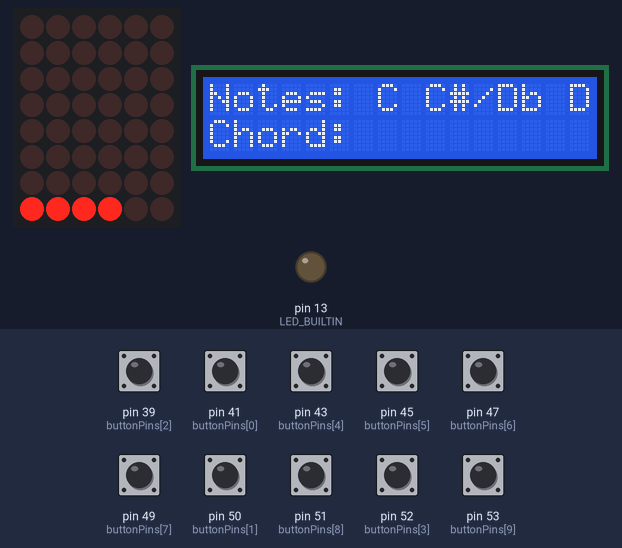
This sketch was run on a simulated Arduino Mega 2560, built with avr-gcc and run on an emulated ATmega2560. Parts: 6×8 LED matrix, 16×2 character LCD, output pins drawn as LEDs (lit = HIGH). Wiring (inferred from the names in the program): LED matrix (orientation assumed): rows pin 23, pin 25, pin 27, pin 29, pin 31, pin 33, pin 35, pin 37; columns pin 24, pin 26, pin 28, pin 30, pin 32, pin 34. Inputs (shaded band) come from the test bench; at power-on: pin 39 (buttonPins[2]), pin 41 (buttonPins[0]), pin 43 (buttonPins[4]), pin 45 (buttonPins[5]), pin 47 (buttonPins[6]), pin 49 (buttonPins[7]), pin 50 (buttonPins[1]), pin 51 (buttonPins[8]), pin 52 (buttonPins[3]), pin 53 (buttonPins[9]) HIGH. Pins used as bus, display or sensor lines are not drawn; what the sketch prints to the serial monitor is not drawn.

Above: at 1.2 s.
1.3 s: pin 41 (buttonPins[0]) pulled LOW for 0.15 s
At 1.46 s:
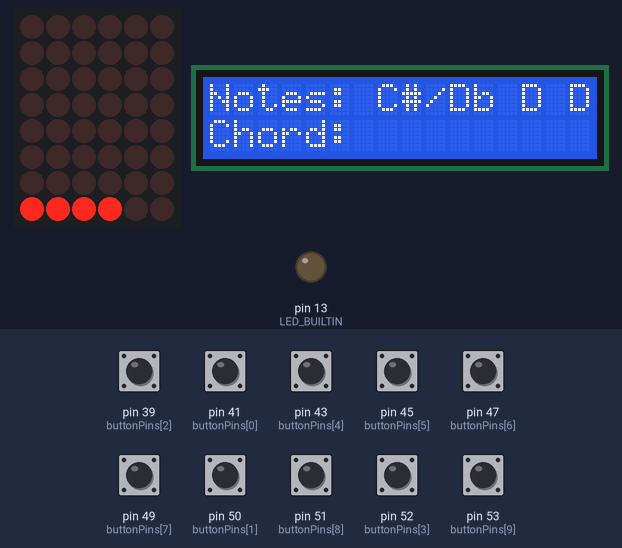
3.0 s: pin 50 (buttonPins[1]) pulled LOW for 0.15 s
4.7 s: pin 39 (buttonPins[2]) pulled LOW for 0.15 s
6.5 s: pin 50 (buttonPins[1]) pulled LOW for 1 s
At 6.66 s:
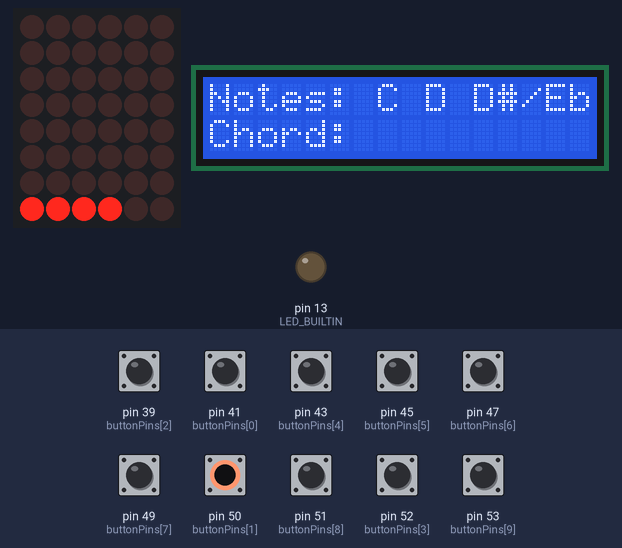
At 7.3 s:
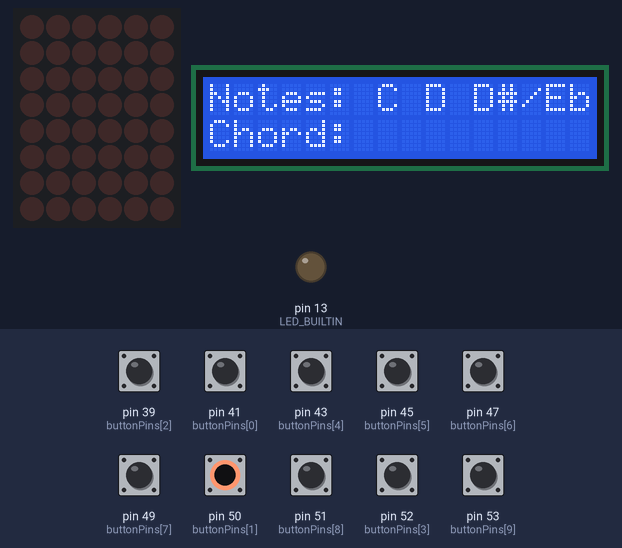
9.1 s: pin 41 (buttonPins[0]) pulled LOW for 1 s
At 9.9 s:
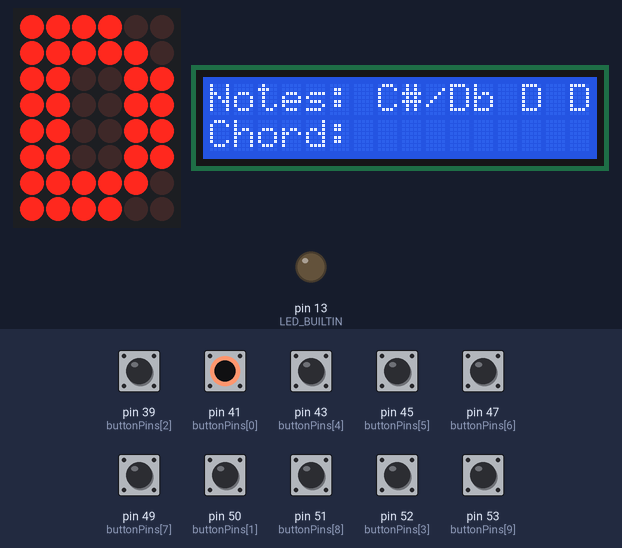
11.6 s: pin 50 (buttonPins[1]) pulled LOW for 1 s
Timing chart, 0 to 14.6 s (numbered marks = the images above; inputs shaded):
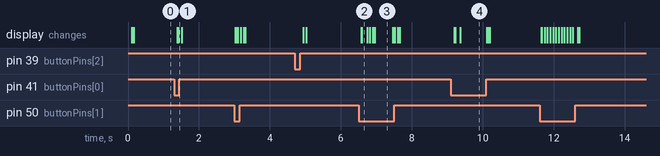

Measured:
- after the input at 1.3 s, the display: first changes after 0.08 s (image 1 shows a later state)
- after the input at 6.5 s, the display: first changes after 0.07 s (image 2 shows a later state)
- after the input at 9.1 s, the display: first changes after 0.09 s (image 4 shows a later state)
- what the display in image 3 shows lasts 0.5 s, from 7.0 s to 7.5 s

The sketch:

thisworks.ino
```cpp
#include <LiquidCrystal.h>
#define R0 23
#define R1 25
#define R2 27
#define R3 29
#define R4 31
#define R5 33
#define R6 35
#define R7 37
#define C0 36
#define C1 34
#define C2 32
#define C3 30
#define C4 28
#define C5 26
#define C6 24
#define C7 22

LiquidCrystal lcd(12, 11, 5, 4, 3, 2);
int buttonPins[] = { 41, 50, 39, 52, 43, 45, 47, 49, 51, 53 };
int buttonStates[] = { 0, 0, 0, 0, 0, 0, 0, 0, 0, 0 };
String notes[] = { "C", "C#/Db", "D", "D#/Eb", "E", "F", "G", "A", "B", "C" };
byte notes_lcd[10][8] = {
  { B00111110, B01111110, B01100000, B01100000, B01100000, B01100000, B01111110, B00111110 },  //C
  { B00000000, B00000000, B00000000, B00000000, B00000000, B00000000, B00000000, B00000000 },  //C#(NONE)
    { B01111000, B01111100, B01100110, B01100110, B01100110, B01100110, B01111100, B01111000 },  //D
    { B00000000, B00000000, B00000000, B00000000, B00000000, B00000000, B00000000, B00000000 },  //D#(NONE)
    { B01111110, B01111110, B01100000, B01111110, B01111110, B01100000, B01111110, B01111110 },  //E
    { B01100000, B01100000, B01100000, B01111100, B01111100, B01100000, B01111100, B01111100 },  //F
    {B00011100, B01111100, B01100100, B01100000, B01101110, B01100100, B01111100, B0011100},    //G
    { B01100110, B01100110, B01111110, B01111110, B01100110, B01100110, B00111100, B00011000 },  //A
    { B01111100, B01100110, B01100110, B01111100, B01111110, B01100110, B01100110, B00111110 },  //B
    { B00111110, B01111110, B01100000, B01100000, B01100000, B01100000, B01111110, B00111110 }  //C
};
String chords[] = { "C major", "C minor", "D major", "D minor", "E major", "E minor" };
int numButtons = 10;
//int playingNotes[8] = { 0, 0, 0, 0, 0, 0, 0, 0 };
int numPlayingNotes = 0;

// byte alphabet[8][8] = { { B00011000, B00111100, B01100110, B01100110, B01111110, B01111110, B01100110, B01100110 },    //A
//                         { B00111110, B01100110, B01100110, B01111110, B00111110, B01100110, B01100110, B00111110 },    //B
//                         { B01111100, B01111110, B00000110, B00000110, B00000110, B00000110, B01111110, B01111100 },    //C
//                         { B00011110, B00111110, B01100110, B01100110, B01100110, B01100110, B00111110, B00011110 },    //D
//                         { B01111110, B01111110, B00000110, B01111110, B01111110, B00000110, B01111110, B01111110 },    //E
//                         { B01111110, B01111110, B00000110, B00111110, B00111110, B00000110, B00000110, B00000110 },    //F
//                         { B00011100, B00111110, B00100110, B00000110, B01110110, B00100110, B00111110, B00011100 },    //G
//                         { B00000000, B00000000, B00000000, B00000000, B00000000, B00000000, B00000000, B00000000 } };  //NONE

//FLIPPED VERSION
byte alphabet[8][8] = {
  { B01100110, B01100110, B01111110, B01111110, B01100110, B01100110, B00111100, B00011000 },  //A
  { B01111100, B01100110, B01100110, B01111100, B01111110, B01100110, B01100110, B00111110 },  //B
  { B00111110, B01111110, B01100000, B01100000, B01100000, B01100000, B01111110, B00111110 },  //C
  { B01111000, B01111100, B01100110, B01100110, B01100110, B01100110, B01111100, B01111000 },  //D
  { B01111110, B01111110, B01100000, B01111110, B01111110, B01100000, B01111110, B01111110 },  //E
  { B01100000, B01100000, B01100000, B01111100, B01111100, B01100000, B01111100, B01111100 },  //F
  { B00111000, B01111100, B01100100, B01101110, B01100000, B01100000, B01111100, B00111000 },  //G
  { B00000000, B00000000, B00000000, B00000000, B00000000, B00000000, B00000000, B00000000 }   //NONE
};

void setup() {
  // set up the devices needed
  Serial.begin(9600);
  lcd.begin(16, 2);
  // set up the "piano keys"
  for (int i = 0; i < numButtons; i++) {
    pinMode(buttonPins[i], INPUT_PULLUP);
  }
  int buttonStates[] = { 0, 0, 0, 0, 0, 0, 0, 0, 0, 0 };
  pinMode(LED_BUILTIN, OUTPUT);

  pinMode(R0, OUTPUT);
  pinMode(R1, OUTPUT);
  pinMode(R2, OUTPUT);
  pinMode(R3, OUTPUT);
  pinMode(R4, OUTPUT);
  pinMode(R5, OUTPUT);
  pinMode(R6, OUTPUT);
  pinMode(R7, OUTPUT);
  pinMode(C0, OUTPUT);
  pinMode(C1, OUTPUT);
  pinMode(C2, OUTPUT);
  pinMode(C3, OUTPUT);
  pinMode(C4, OUTPUT);
  pinMode(C5, OUTPUT);
  pinMode(C6, OUTPUT);
  pinMode(C7, OUTPUT);


  digitalWrite(R0, HIGH);
  digitalWrite(R1, HIGH);
  digitalWrite(R2, HIGH);
  digitalWrite(R3, HIGH);
  digitalWrite(R4, HIGH);
  digitalWrite(R5, HIGH);
  digitalWrite(R6, HIGH);
  digitalWrite(R7, HIGH);

  digitalWrite(C0, LOW);
  digitalWrite(C1, LOW);
  digitalWrite(C2, LOW);
  digitalWrite(C3, LOW);
  digitalWrite(C4, LOW);
  digitalWrite(C5, LOW);
  digitalWrite(C6, LOW);
  digitalWrite(C7, LOW);

  //pinMode(22, OUTPUT);
  //pinMode(23, OUTPUT);
  lcd.setCursor(0, 0);
  lcd.print("Notes:");

  lcd.setCursor(0, 1);
  lcd.print("Chord:");
}


void SelectRow(int row) {
  if (row == 1) digitalWrite(R0, LOW);
  else digitalWrite(R0, HIGH);
  if (row == 2) digitalWrite(R1, LOW);
  else digitalWrite(R1, HIGH);
  if (row == 3) digitalWrite(R2, LOW);
  else digitalWrite(R2, HIGH);
  if (row == 4) digitalWrite(R3, LOW);
  else digitalWrite(R3, HIGH);
  if (row == 5) digitalWrite(R4, LOW);
  else digitalWrite(R4, HIGH);
  if (row == 6) digitalWrite(R5, LOW);
  else digitalWrite(R5, HIGH);
  if (row == 7) digitalWrite(R6, LOW);
  else digitalWrite(R6, HIGH);
  if (row == 8) digitalWrite(R7, LOW);
  else digitalWrite(R7, HIGH);
}

void SelectCol(int Col) {
  if (Col == 1) digitalWrite(C0, HIGH);
  else digitalWrite(C0, LOW);
  if (Col == 2) digitalWrite(C1, HIGH);
  else digitalWrite(C1, LOW);
  if (Col == 3) digitalWrite(C2, HIGH);
  else digitalWrite(C2, LOW);
  if (Col == 4) digitalWrite(C3, HIGH);
  else digitalWrite(C3, LOW);
  if (Col == 5) digitalWrite(C4, HIGH);
  else digitalWrite(C4, LOW);
  if (Col == 6) digitalWrite(C5, HIGH);
  else digitalWrite(C5, LOW);
  if (Col == 7) digitalWrite(C6, HIGH);
  else digitalWrite(C6, LOW);
  if (Col == 8) digitalWrite(C7, HIGH);
  else digitalWrite(C7, LOW);
}

void Set_LED_in_Active_Row(int column, int state) {
  if (column == 1) digitalWrite(C0, state);
  if (column == 2) digitalWrite(C1, state);
  if (column == 3) digitalWrite(C2, state);
  if (column == 4) digitalWrite(C3, state);
  if (column == 5) digitalWrite(C4, state);
  if (column == 6) digitalWrite(C5, state);
  if (column == 7) digitalWrite(C6, state);
  if (column == 8) digitalWrite(C7, state);
}

void setColumns(byte b, int erasing) {
  // Depending on the
  if (!erasing) {
    digitalWrite(C0, (b >> 0) & 0x01);  // Get the 1st bit: 10000000
    digitalWrite(C1, (b >> 1) & 0x01);  // Get the 2nd bit: 01000000
    digitalWrite(C2, (b >> 2) & 0x01);  // Get the 3rd bit: 00100000
    digitalWrite(C3, (b >> 3) & 0x01);  // Get the 4th bit: 00010000
    digitalWrite(C4, (b >> 4) & 0x01);  // Get the 5th bit: 00001000
    digitalWrite(C5, (b >> 5) & 0x01);  // Get the 6th bit: 00000100
    digitalWrite(C6, (b >> 6) & 0x01);  // Get the 7th bit: 00000010
    digitalWrite(C7, (b >> 7) & 0x01);  // Get the 8th bit: 00000001
  } else {
    digitalWrite(C0, LOW);  // Get the 1st bit: 10000000
    digitalWrite(C1, LOW);  // Get the 2nd bit: 01000000
    digitalWrite(C2, LOW);  // Get the 3rd bit: 00100000
    digitalWrite(C3, LOW);  // Get the 4th bit: 00010000
    digitalWrite(C4, LOW);  // Get the 5th bit: 00001000
    digitalWrite(C5, LOW);  // Get the 6th bit: 00000100
    digitalWrite(C6, LOW);  // Get the 7th bit: 00000010
    digitalWrite(C7, LOW);  // Get the 8th bit: 00000001
  }
}

void writeInMatrix(byte b[], int erasing) {
  for (byte i = 0; i < 8; i++) {
    setColumns(b[i], erasing);  // Set the columns for this specific row
    if (!erasing)
      SelectRow(i + 1);
    // Each row and column is set as HIGH and LOW, respectivelly, in a very small time interval
    // Set this delay to 100 to see the multiplexing effect!
    delay(2);
  }
}


void loop() {
  //initalize the number of notes being played
  numPlayingNotes = 0;
  int chordState = 0;
  int buttonStates[] = { 0, 0, 0, 0, 0, 0, 0, 0, 0, 0 };

  for (int i = 0; i < numButtons; i++) {
    buttonStates[i] = digitalRead(buttonPins[i]);
  }
  lcd.setCursor(7, 0);
  for (int i = 0; i < numButtons; i++) {
    if (buttonStates[i] == HIGH) {
      numPlayingNotes++;
      if (numPlayingNotes > 3) {
        break;
      }
      lcd.print(notes[i]);
      lcd.print(" ");
      writeInMatrix(notes_lcd[i], 0);
    }
  }
  Serial.println(numPlayingNotes);
  if (numPlayingNotes == 0) {
    lcd.clear();
    lcd.setCursor(0, 0);
    lcd.print("Notes:");
    lcd.setCursor(0, 1);
    lcd.print("Chord:");
    writeInMatrix(notes_lcd[1], 0);

  } else if (numPlayingNotes == 3) {
    lcd.setCursor(6, 1);
    if (buttonStates[0] && buttonStates[3] && buttonStates[6]) {
      lcd.print("C minor");
      Serial.println("C minor");
    } else if (buttonStates[0] && buttonStates[4] && buttonStates[6]) {
      lcd.print("C major");
      Serial.println("C major");
    } else if (buttonStates[2] && buttonStates[5] && buttonStates[7]) {
      lcd.print("D minor");
      Serial.println("D minor");
    } else if (buttonStates[4] && buttonStates[6] && buttonStates[8]) {
      lcd.print("E minor");
      Serial.println("E minor");
    } else if (buttonStates[5] && buttonStates[7] && buttonStates[9])
      lcd.print("F major");
    Serial.println("F minor");
  } else {
    //Serial.println("No chords being played");
  }

  // print out the chords being played
  //digitalWrite(22, HIGH);
  //digitalWrite(23, LOW);
  delay(50);
}
```
